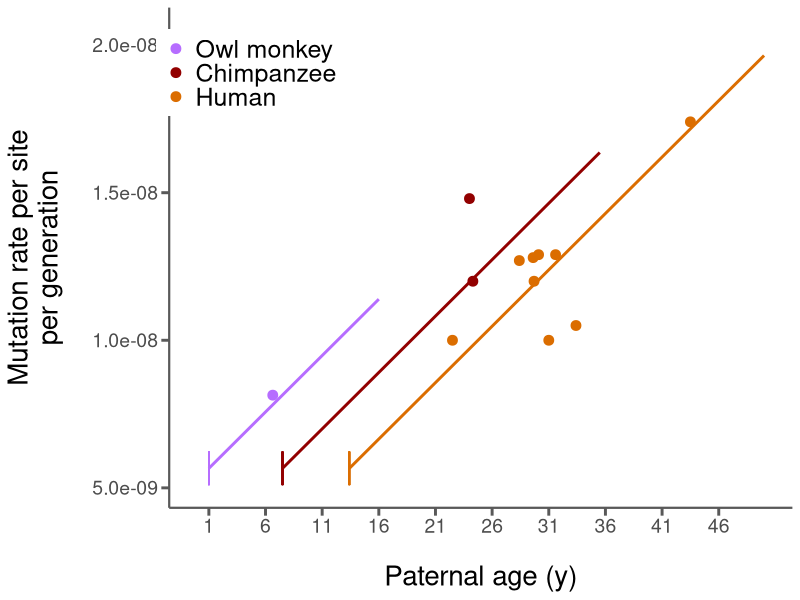
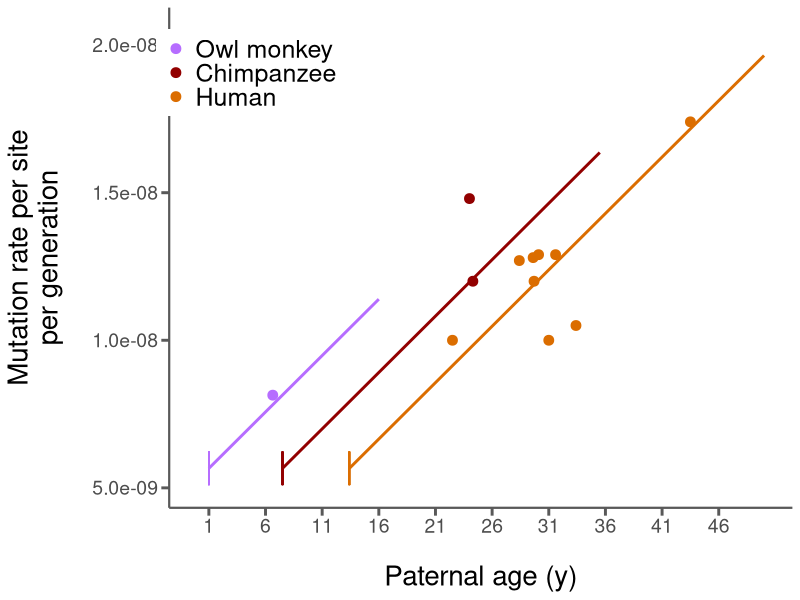

These charts were generated, in order, by the following R code:
############################################################
# For owl monkey project, last revised 04.18
# Plots and statistical tests for Figure 3 and Figure S3
# in owl monkey paper.
#
# Gregg Thomas
############################################################

library(ggplot2)
this.dir <- dirname(parent.frame(2)$ofile)
setwd(this.dir)
cat("----------\n")

figs3_opt = FALSE
# CHANGE TO TRUE TO GENERATE FIG. S3

####################
## Estimating model parameters using Kong (2012) data
human_dm0 = 34; human_df = 31; human_num_f = 14.2; human_haploid = 2630000000; human_diploid = human_haploid * 2;
# Parameters observed from Drost & Lee (1995) and Kong (2012)

human_mu_c = (human_num_f / human_df)
cat("mu_c estimated from Kong params: ", human_mu_c, "\n")
human_mu_c = human_mu_c / human_haploid
cat("mu_c per site estimated from Kong params: ", human_mu_c, "\n")
# Estimating mu_c

# Calculate spermatogenic proportion and expected number of spermatogenic divisions
# per year using human (Kong) observations.
human_sc = 16
human_dy1 = ((2.01 / human_haploid) / human_mu_c)
human_sp = human_dy1 / (365/16)
cat("Human expected # of spermatogenic cycles/year: ", human_dy1, "\n")
cat("Human spermatogenic cell proportion given a cycle length of 16 days: ", human_sp, "\n")
cat("----------\n")
# Estimating the expected number of spermatogenic cycles per year

# 2.01 is the slope of the Kong line -- mutations per year in males after puberty.
# We can calculate the expected number of spermatogenic cycles per year (human_dy1) based on mu_c.
# Then, we can estimate the proportion of cells undergoing spermatogenesis at any given time (human_sp)
####################

####################
## Human prediction (orange)
human_puberty = 13.4
age_range = seq(human_puberty, 50.4, by=0.1)
rep_long = age_range - human_puberty
# The human age of puberty set at 13.4 years and a range of paternal ages

human_mu_g = ((human_df * human_mu_c) + ((human_dm0 * human_mu_c) + (human_dy1 * rep_long * human_mu_c))) / 2
# Calculating the mutation rate (Equation 9 in paper)

human_pred = data.frame(human_mu_g, age_range)
names(human_pred) = c("Mutation.rate", "Parental.age")
human_pred_reg = lm(human_mu_g ~ age_range)
cat("Human slope (d_ym1): ", coef(human_pred_reg)[2], " -> ", coef(human_pred_reg)[2]*human_diploid, "\n")
cat("----------\n")
####################

####################
## Owl monkey prediction (purple)
if(figs3_opt){
  om_sc = 10.2
}else{
  om_sc = 16
}
om_dy1 = (365/om_sc) * human_sp
cat("Owl monkey expected # of spermatogenic cycles/year: ", om_dy1, "\n")
# Estimate the expected number of spermatogenic cycles per year in owl monkeys using the human proportion
# of cells actively dividing (human_sp).

om_puberty = 1
age_range = seq(om_puberty, 16, by=0.1)
rep_long = age_range - om_puberty
# The owl monkey age of puberty set at 1 year and a range of paternal ages

om_mu_g = ((human_df * human_mu_c) + ((human_dm0 * human_mu_c) + (om_dy1 * rep_long * human_mu_c))) / 2
# Calculating the mutation rate (Equation 9 in paper)

om_pred = data.frame(om_mu_g, age_range)
names(om_pred) = c("Mutation.rate", "Parental.age")
om_pred_reg = lm(om_mu_g ~ age_range)
cat("Owl monkey slope (d_ym1): ", coef(om_pred_reg)[2], " -> ", coef(om_pred_reg)[2]*human_diploid, "\n")
cat("----------\n")
####################

####################
## Chimp prediction (red)
if(figs3_opt){
  chimp_sc = 14
}else{
  chimp_sc = 16
}
chimp_dy1 = (365/chimp_sc) * human_sp
cat("Chimpanzee expected # of spermatogenic cycles/year: ", chimp_dy1, "\n")
# Estimate the expected number of spermatogenic cycles per year in chimpss using the human proportion
# of cells actively dividing (human_sp).

chimp_puberty = 7.5
age_range = seq(chimp_puberty, 35.5, by=0.1)
rep_long = age_range - chimp_puberty
# The owl monkey age of puberty set at 1 year and a range of paternal ages

chimp_mu_g = ((human_df * human_mu_c) + ((human_dm0 * human_mu_c) + (chimp_dy1 * rep_long * human_mu_c))) / 2
# Calculating the mutation rate (Equation 9 in paper)

chimp_pred = data.frame(chimp_mu_g, age_range)
names(chimp_pred) = c("Mutation.rate", "Parental.age")
chimp_pred_reg = lm(chimp_mu_g ~ age_range)
cat("Chimp slope (d_ym1): ", coef(chimp_pred_reg)[2], " -> ", coef(chimp_pred_reg)[2]*human_diploid, "\n")
cat("----------\n")
####################

####################
# Read the study data
study_data = read.csv("data/mutation-studies.csv", header=TRUE)
####################

####################
## The plot for Fig. 3
fig3 = ggplot(study_data, aes(x=Paternal.age, y=Mutation.rate, color=Species)) +
  geom_line(data=human_pred, aes(x=Parental.age, y=Mutation.rate), color='#db6d00', size=1) +
  geom_segment(aes(x=human_puberty,y=human_mu_g[1]-human_mu_g[1]/10,xend=human_puberty,yend=human_mu_g[1]+human_mu_g[1]/10), linetype=1, color="#db6d00", size=0.5) +
  geom_line(data=om_pred, aes(x=Parental.age, y=Mutation.rate), color='#b66dff', size=1) +
  geom_segment(aes(x=om_puberty,y=om_mu_g[1]-om_mu_g[1]/10,xend=om_puberty,yend=om_mu_g[1]+om_mu_g[1]/10), linetype=1, color="#b66dff", size=0.5) +
  geom_line(data=chimp_pred, aes(x=Parental.age, y=Mutation.rate), color='#920000', size=1) +
  geom_segment(aes(x=chimp_puberty,y=chimp_mu_g[1]-chimp_mu_g[1]/10,xend=chimp_puberty,yend=chimp_mu_g[1]+chimp_mu_g[1]/10), linetype=1, color="#920000", size=0.5) +
  geom_point(size=3) +
  scale_x_continuous(limits=c(0,50), breaks = seq(1, 50, by=5)) + 
  labs(x="Paternal age (y)",y="Mutation rate per site\nper generation") +
  theme_classic() +
  guides(colour = guide_legend(override.aes = list(size=3))) +
  theme(axis.text=element_text(size=14), 
        axis.title=element_text(size=20), 
        axis.title.y=element_text(margin=margin(t=0,r=20,b=0,l=0),color="black"), 
        axis.title.x=element_text(margin=margin(t=20,r=0,b=0,l=0),color="black"),
        axis.line=element_line(colour='#595959',size=0.75),
        axis.ticks=element_line(colour="#595959",size = 1),
        axis.ticks.length=unit(0.2,"cm"),
        legend.title=element_blank(),
        legend.position=c(0.13,0.87),
        legend.text=element_text(size=18)
  ) +
  scale_color_manual(breaks=c("Owl monkey", "Chimpanzee", "Human"), values=c("Human"='#db6d00',"Owl monkey"='#b66dff',"Chimpanzee"='#920000'))
print(fig3)
if(figs3_opt) {
  ggsave(filename="figS3.pdf", fig3, width=10, height=6, units="in")
}else{
  ggsave(filename="fig3.pdf", fig3, width=10, height=6, units="in")
}
####################

####################
## The F test for Fig. 3
human_data = data.frame(study_data$Paternal.age[study_data$Species=="Human"], study_data$Mutation.rate[study_data$Species=="Human"])
names(human_data) = c("Age","Mu")
human_data = na.omit(human_data)

human_study_reg = lm(human_data$Mu ~ human_data$Age)
cat("--Regression summary for human study data--\n")
print(summary(human_study_reg))

human_pred_reg = lm(human_pred$Mutation.rate ~ human_pred$Parental.age)

pred_actual = coef(human_pred_reg)[1] + human_data$Age * coef(human_pred_reg)[2]
pred_resids = human_data$Mu - pred_actual
#plot(human_pred$Parental.age,human_pred$Mutation.rate, type='l',ylim=c(0.8e-8,1.8e-8), xlim=c(13.4,50))
#points(human_data$Age, human_data$Mu)
#segments(x0=human_data$Age,y0=human_data$Mu,x1=human_data$Age,y1=human_data$Mu-pred_resids)
#abline(human_study_reg, lty=2)
#segments(x0=human_data$Age,y0=human_data$Mu,x1=human_data$Age,y1=human_data$Mu-resid(human_study_reg),lty=2)
cat("--F test for differences between residuals of the predicted and best fit lines for the human studies--")
print(var.test(resid(human_study_reg), pred_resids, alternative="two.sided"))
####################








